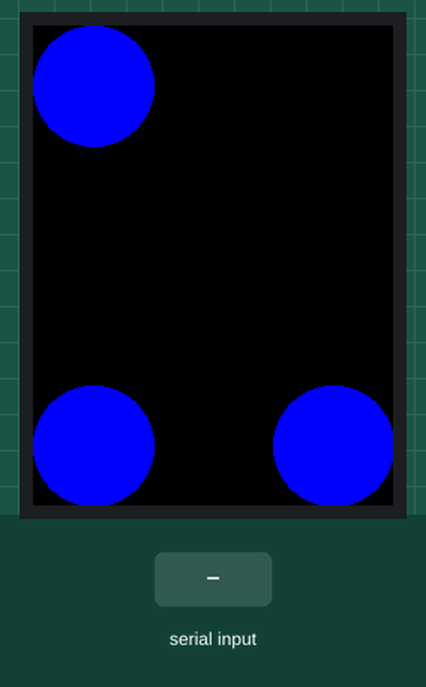
A sketch run on a simulated Arduino Uno, built with avr-gcc and run on an emulated ATmega328P. On the bench: 240×320 colour display. Inputs (shaded band) come from the test bench. What the sketch prints to the serial monitor is not drawn.

Above: at 1.4 s.
1.5 s: byte 30 received over Serial
At 1.68 s:
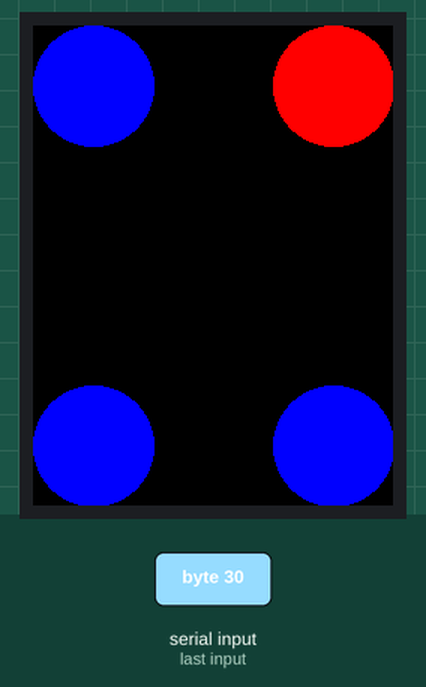
At 4.92 s:
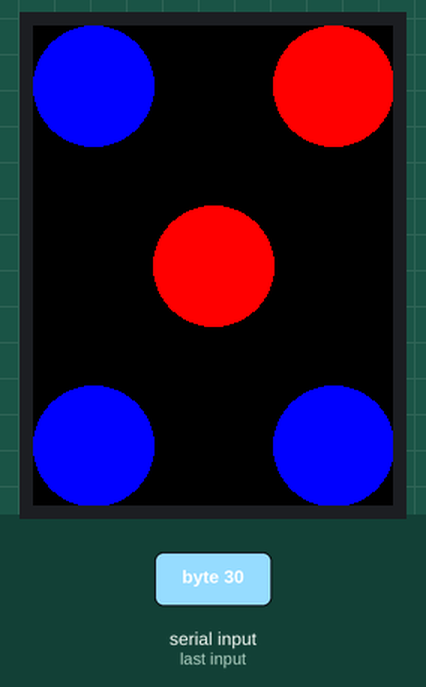
Timing chart, 0 to 6.4 s (numbered marks = the images above; inputs shaded):
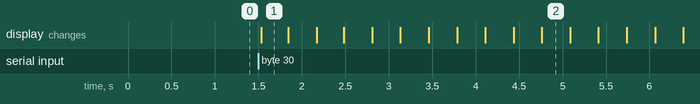

Measured:
- after the input at 1.5 s, the display: changes at once (image 1)

The sketch:

cv_data_transfer_arduino.ino
```cpp
/* The following code was taken "as-is" from the working demo. You'd better
 *  not to change unless it is not working.
 */

// All the mcufriend.com UNO shields have the same pinout.
// i.e. control pins A0-A4.  Data D2-D9.  microSD D10-D13.
// Touchscreens are normally A1, A2, D7, D6 but the order varies
//
// This should work with most Adafruit TFT libraries
// If you are not using a shield,  use a full Adafruit constructor()
// e.g. Adafruit_TFTLCD tft(LCD_CS, LCD_CD, LCD_WR, LCD_RD, LCD_RESET);

#define LCD_CS A3 // Chip Select goes to Analog 3
#define LCD_CD A2 // Command/Data goes to Analog 2
#define LCD_WR A1 // LCD Write goes to Analog 1
#define LCD_RD A0 // LCD Read goes to Analog 0
#define LCD_RESET A4 // Can alternately just connect to Arduino's reset pin

#include <SPI.h>          // f.k. for Arduino-1.5.2
#include "Adafruit_GFX.h"// Hardware-specific library
#include <MCUFRIEND_kbv.h>
MCUFRIEND_kbv tft;

// Assign human-readable names to some common 16-bit color values:
#define	BLACK   0x0000
#define	BLUE    0x001F
#define	RED     0xF800
#define	GREEN   0x07E0
#define CYAN    0x07FF
#define MAGENTA 0xF81F
#define YELLOW  0xFFE0
#define WHITE   0xFFFF

#ifndef min
#define min(a, b) (((a) < (b)) ? (a) : (b))
#endif

/* From this point, you could do anything you want */

#define DELAY 300

int has_sync = 0;
int has_data = 0;

/* draws sync circle (bottom left one) or clears it according to value */
void setSyncSignal(int value)
{
  if (value) tft.fillCircle(200, 40, 40, RED);
       else tft.fillCircle(200, 40, 40, BLACK);
}
/* draws data circle (center one) or clears it according to value */
void setDataSignal(int data)
{
  if (data) tft.fillCircle(120, 160, 40, RED);
       else tft.fillCircle(120, 160, 40, BLACK);
}

/* sends one bit */
void sendData(byte data)
{
  byte bits[9];
  bits[8] = 0; /* parity bit */
  Serial.print("'");
  Serial.write(data);
  Serial.print("' : ");
  Serial.print(data);
  Serial.print(" : ");
  for (int i = 7; i >= 0; i--)
  {
    bits[i] = data % 2;
    data = data / 2;
    bits[8] += bits[i];
    //Serial.print(bits[i]);
  }
  Serial.print("0b");

  bits[8] = (bits[8] % 2 == 0 ? 0 : 1);

  /* start bits */
  setSyncSignal(1);
  setDataSignal(0);
  delay(DELAY);
  setSyncSignal(0);
  delay(DELAY);
  setSyncSignal(0);
  setDataSignal(1);
  delay(DELAY);
  setDataSignal(0);
  delay(DELAY);

  /* data sending */
  for (int i = 0; i < 9; i++)
  {
     if (i == 8) Serial.print(" ");
     Serial.print(bits[i]);
     setSyncSignal(1);
     setDataSignal(bits[i]);
     delay(DELAY);
     setSyncSignal(0);
     setDataSignal(0);
     delay(DELAY);
  }
  Serial.println();
}

void setup(void) {
    Serial.begin(9600);

    tft.begin(0x1520);     //change this if display is not working correctly
    tft.fillScreen(BLACK); //init screen
    has_sync = 0;
    has_data = 0;
}

void loop(void) {
    unsigned long start;

    tft.fillCircle(40,40,40, BLUE);
    tft.fillCircle(40,280,40, BLUE);
    tft.fillCircle(200,280,40, BLUE);
    /*if (has_sync)
    {
       tft.fillCircle(200,40,40, RED);
    }
     if (has_data)
    {
       tft.fillCircle(120,160,40, RED);
    }*/
    if (Serial.available() > 0)
    {
      byte input;
      input = Serial.read();
      sendData(input);
      setSyncSignal(0);
      setDataSignal(0);
      /* tft.fillScreen(BLACK); */
    }

    delay(100);
}
```
